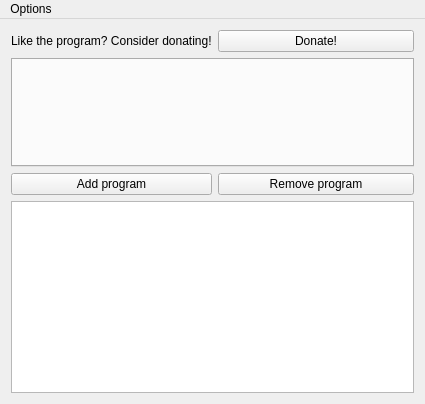
<?xml version="1.0" encoding="UTF-8"?>
<ui version="4.0">
 <class>mainWindow</class>
 <widget class="QMainWindow" name="mainWindow">
  <property name="geometry">
   <rect>
    <x>0</x>
    <y>0</y>
    <width>425</width>
    <height>404</height>
   </rect>
  </property>
  <property name="windowTitle">
   <string>Vibrant Linux</string>
  </property>
  <widget class="QWidget" name="centralWidget">
   <property name="font">
    <font>
     <stylestrategy>PreferAntialias</stylestrategy>
    </font>
   </property>
   <layout class="QGridLayout" name="gridLayout">
    <item row="4" column="0" colspan="2">
     <widget class="QTabWidget" name="displays">
      <property name="currentIndex">
       <number>-1</number>
      </property>
     </widget>
    </item>
    <item row="6" column="0" colspan="2">
     <widget class="QListWidget" name="programs"/>
    </item>
    <item row="5" column="0">
     <widget class="QPushButton" name="addProgram">
      <property name="text">
       <string>Add program</string>
      </property>
     </widget>
    </item>
    <item row="5" column="1">
     <widget class="QPushButton" name="delProgram">
      <property name="text">
       <string>Remove program</string>
      </property>
     </widget>
    </item>
    <item row="1" column="1">
     <widget class="QPushButton" name="donate">
      <property name="text">
       <string>Donate!</string>
      </property>
     </widget>
    </item>
    <item row="1" column="0">
     <widget class="QLabel" name="donateText">
      <property name="text">
       <string>Like the program? Consider donating!</string>
      </property>
     </widget>
    </item>
   </layout>
  </widget>
  <widget class="QMenuBar" name="menuBar">
   <property name="geometry">
    <rect>
     <x>0</x>
     <y>0</y>
     <width>425</width>
     <height>20</height>
    </rect>
   </property>
   <widget class="QMenu" name="menuOptions">
    <property name="title">
     <string>Options</string>
    </property>
    <addaction name="actionSend_to_tray"/>
   </widget>
   <addaction name="menuOptions"/>
  </widget>
  <action name="actionSend_to_tray">
   <property name="text">
    <string>Send to tray</string>
   </property>
  </action>
  <action name="actionExit">
   <property name="text">
    <string>Exit</string>
   </property>
  </action>
 </widget>
 <layoutdefault spacing="6" margin="11"/>
 <resources/>
 <connections/>
</ui>
